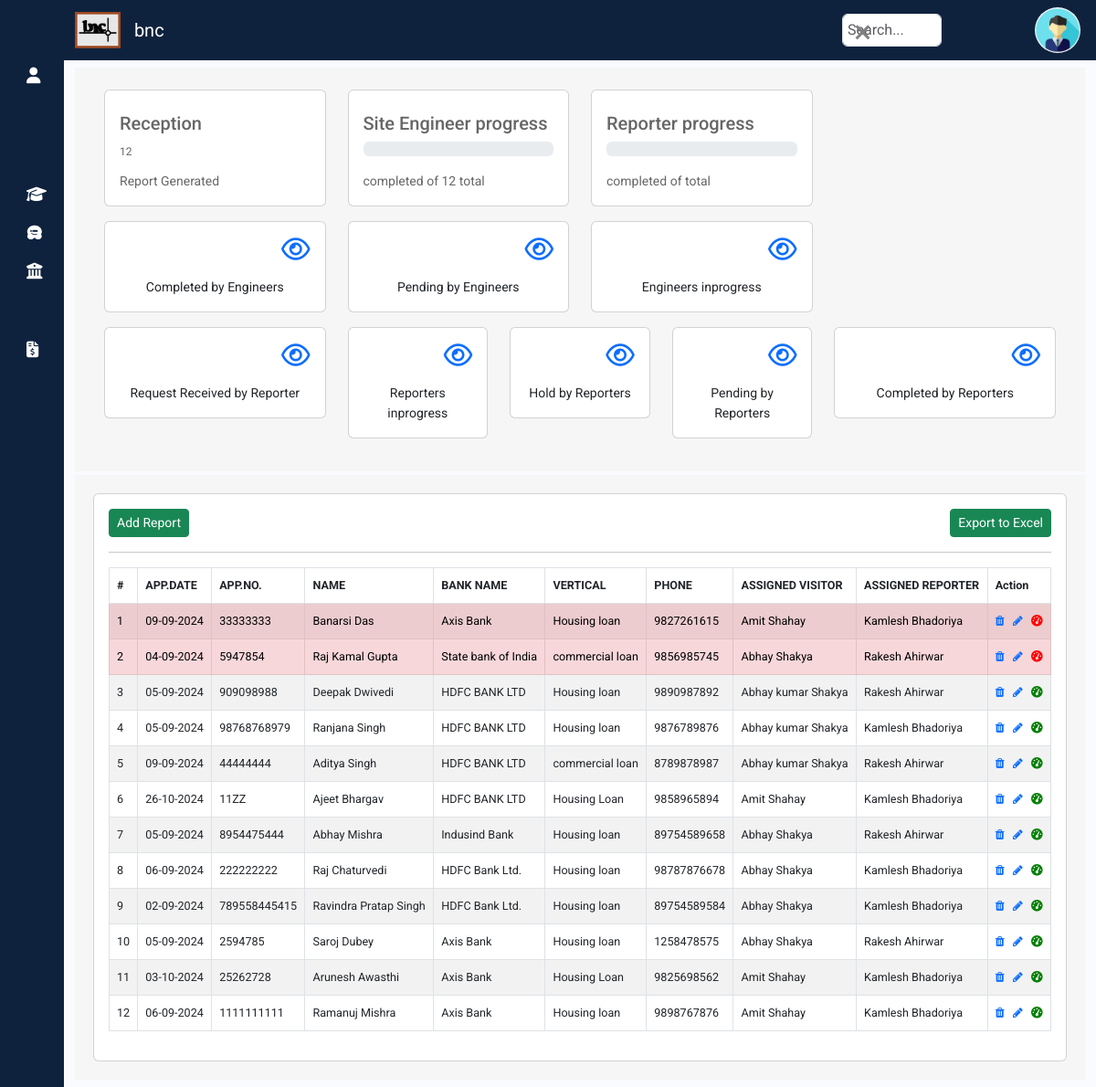
The app's page /reception/receptionhome/ (signed in), older data.
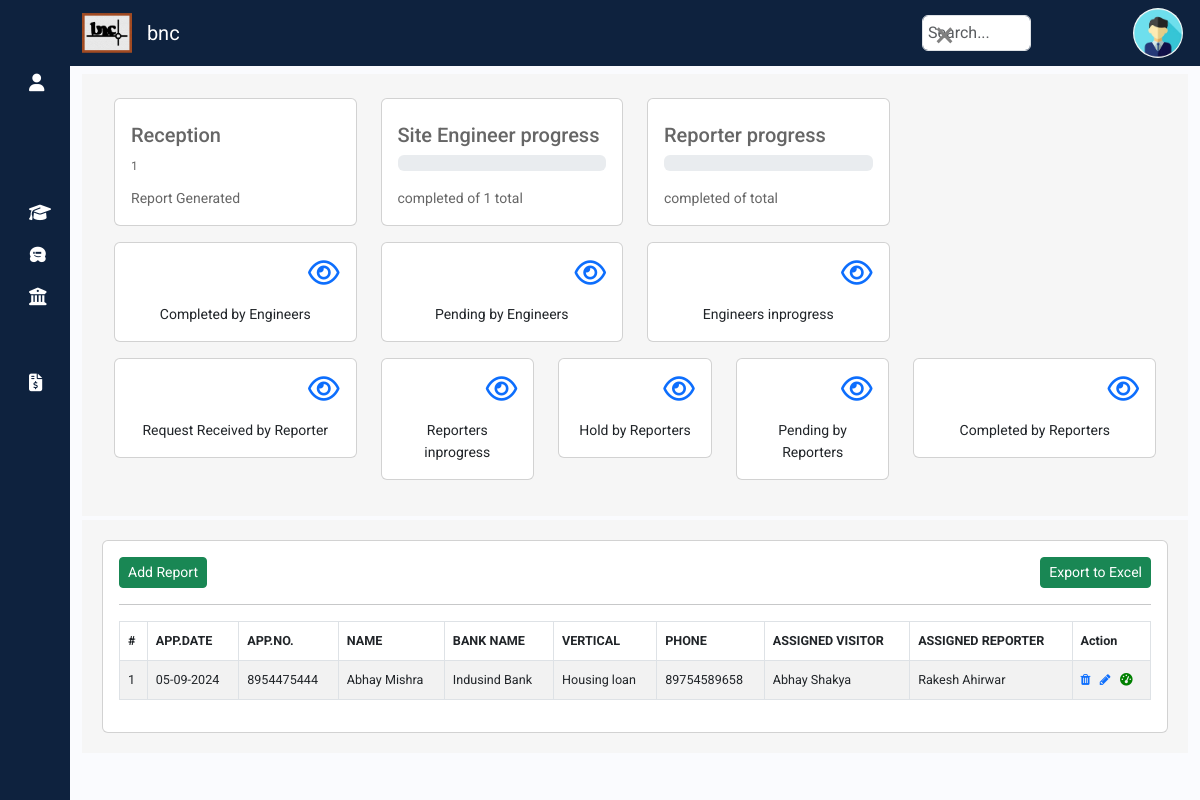
The same page, newer data.
### reception/models.py (models this page shows, shortened)
class ReceptionReport(models.Model):
    applicationdate = models.DateTimeField(null=True)
    applicationnumber = models.CharField(max_length=20,null=True)
    name = models.CharField(max_length=30,null=True)
    bankname = models.CharField(max_length=50,null=True)
    bankid = models.IntegerField(null=True)
    bankvertical = models.CharField(max_length=50,null=True)
    add1 = models.CharField(max_length=100, null=True, default="Gwalior")
    add2 = models.CharField(max_length=100, null=True)
    city = models.CharField(max_length=30, null=True)
    region = models.CharField(max_length=30,null=True)
    zip = models.CharField(max_length=6,null=True)
    country = models.CharField(max_length=20,null=True)
    phonenumber = models.CharField(max_length=10,null=True)
    visitingperson = models.IntegerField(null=True)
    reportperson = models.IntegerField(null=True)
    visitingpersonname = models.CharField(max_length=50,null=True)
    reportpersonname = models.CharField(max_length=50,null=True)
    engineer = models.CharField(max_length=10, null=True)
    reporter = models.CharField(max_length=10, null=True)
    priority = models.BooleanField(default=False)
    engineerholdcause = models.TextField(blank=True, null=True)
    reporterholdcause = models.TextField(null=True, blank=True)
    engid=models.IntegerField(null=True, blank=True)
    repid=models.IntegerField(null=True, blank=True)
    archieved = models.BooleanField(default=False)
    datecreated = models.DateTimeField(auto_now_add=True)
    updated_at = models.DateTimeField(auto_now=True)

### reception/views.py (the view)
# urls.py: path('receptionhome/',views.receptionhome,name='receptionhome'),
@login_required(login_url='login')
def receptionhome(request):
    allreports = ReceptionReport.objects.all()
    context = {
        'api_base_url': settings.API_BASE_URL,
    }
    recpreport=ReceptionReport.objects.all().order_by('-priority','-updated_at')
    totrep=ReceptionReport.objects.all().count()
    user_details = UserDetails.objects.filter(user_email=request.user.email).first()
    if not user_details:
        return HttpResponse('User data does not exist')
    if user_details.role == 'Admin' or user_details.role == 'Reception':
        return render(request,"reception/receptionhome.html",{'recpreports':recpreport,'totrep':totrep,'context':context,'allreports':allreports})
    elif user_details.role == 'Engineer':
        return redirect('/engineer/engineerhome/')
    elif user_details.role == 'Reporter':
        return redirect('/reporter/reporterhome/')

### templates/reception/receptionhome.html (shortened to what the changed rows need)
{% extends "sidebar.html" %}
{% load static %}
{% block content %}
<div class="container-fluid my-2" >
  <div class="container my-1" style="display: block; background: #f6f6f6; padding: 20px 20px 20px;">
  <div class="container my-1">
    <div class="row my-1">
         <div class="col-md-3">
          <div class="card p-3 mb-2 " >
              <div class="mt-2">
                  <div class="mt-2">
                      <div class="progress" style="background-color: white;">
                        <span class="text-center" id="totrecrep" class="circle">{{totrep}}</span>
                      </div>
                  </div>
              </div>
          </div>
      </div>
          <div class="col-md-3">
            <div class="card p-3 mb-2 ">
                <div class="mt-2">
                    <div class="mt-2">
                        <div class="mt-3">  <span class="text2">completed of {{totrep}} total</span>
                        </div>
                    </div>
                </div>
            </div>
        </div>
  </div>
  </div>
  </div>
  <div class="container" style="display:block; background-color:#f6f6f6; padding:20px 20px 20px;">
    <div class="row">
      <div class="col-md-12">
        <div class="card">
          <div class="card-body">
            <table id="receptiontable" class="table table-hover table-striped table-bordered" style="font-size: 90%;">
              <thead>
                <tr>
                  <th scope="col">#</th>
                  <th scope="col">APP.DATE</th>
                  <th scope="col">APP.NO.</th>
                  <th scope="col">NAME</th>
                  <th scope="col">BANK NAME</th>
                  <th scope="col">VERTICAL</th>
                  <th scope="col">PHONE</th>
                  <th scope="col">ASSIGNED VISITOR</th>
                  <th scope="col">ASSIGNED REPORTER</th>
                  <th scope="col">Action</th>
                </tr>
              </thead>
              <tbody>
                {% for recrep in recpreports %}
                  <tr {% if recrep.priority%}  class="table-danger" {%else%} class=""{% endif %}>
                  <td scope="row">{{forloop.counter}}</td>
                  <td >{{recrep.applicationdate|date:"d-m-Y"}}</td>
                  <td >{{recrep.applicationnumber}}</td>
                  <td >{{recrep.name}}</td>
                  <td >{{recrep.bankname}}</td>
                  <td >{{recrep.bankvertical}}</td>
                  <td >{{recrep.phonenumber}}</td>
                  <td >{{recrep.visitingpersonname}}</td>
                  <td >{{recrep.reportpersonname}}</td>
                  <td><a class="recdelete" data-url="{% url 'deletereceptionreport' recrep.id %}" href="/reception/deletereceptionreport/{{recrep.id}}" title="Delete">
                    <i class="fa fa-trash" aria-hidden="true"></i></a>&nbsp;&nbsp;
                    <a href="/reception/updatereceptionreport/{{recrep.id}}" class="" title="Edit">
                      <i class="fa fa-pencil" aria-hidden="true"></i></a>&nbsp;&nbsp;
                    <a class="priorit" data-url="{% url 'recepreportpriority' recrep.id %}" href="#"  {% if recrep.priority%}  style="color: red;" {%else%} style="color: green;"{% endif %} title="Set High Priority">
                      <i class="fa-solid fa-gauge-high" ></i></a>
                  </td>
                  </tr>
                {% endfor %}
              </tbody>
            </table>
          </div>
        </div>
      </div>
    </div>
  </div>
</div>
{% endblock %}

Row changes from the older to the newer data that the page shows:
removed ReceptionReport: applicationdate "09-09-2024", applicationnumber "33333333", name "Banarsi Das", bankname "Axis Bank", bankvertical "Housing loan", phonenumber "9827261615", visitingpersonname "Amit Shahay", reportpersonname "Kamlesh Bhadoriya", priority True (drawn)
removed ReceptionReport: applicationdate "04-09-2024", applicationnumber "5947854", name "Raj Kamal Gupta", bankname "State bank of India", bankvertical "commercial loan", phonenumber "9856985745", visitingpersonname "Abhay Shakya", reportpersonname "Rakesh Ahirwar", priority True (drawn)
removed ReceptionReport: applicationdate "05-09-2024", applicationnumber "909098988", name "Deepak Dwivedi", bankname "HDFC BANK LTD", bankvertical "Housing loan", phonenumber "9890987892", visitingpersonname "Abhay kumar Shakya", reportpersonname "Rakesh Ahirwar"
removed ReceptionReport: applicationdate "05-09-2024", applicationnumber "98768768979", name "Ranjana Singh", bankname "HDFC BANK LTD", bankvertical "Housing loan", phonenumber "9876789876", visitingpersonname "Abhay kumar Shakya", reportpersonname "Kamlesh Bhadoriya"
removed ReceptionReport: applicationdate "09-09-2024", applicationnumber "44444444", name "Aditya Singh", bankname "HDFC BANK LTD", bankvertical "commercial loan", phonenumber "8789878987", visitingpersonname "Abhay kumar Shakya", reportpersonname "Rakesh Ahirwar"
removed ReceptionReport: applicationdate "26-10-2024", applicationnumber "11ZZ", name "Ajeet Bhargav", bankname "HDFC BANK LTD", bankvertical "Housing Loan", phonenumber "9858965894", visitingpersonname "Amit Shahay", reportpersonname "Kamlesh Bhadoriya"
removed ReceptionReport: applicationdate "06-09-2024", applicationnumber "222222222", name "Raj Chaturvedi", bankname "HDFC Bank Ltd.", bankvertical "Housing loan", phonenumber "98787876678", visitingpersonname "Abhay Shakya", reportpersonname "Kamlesh Bhadoriya"
removed ReceptionReport: applicationdate "02-09-2024", applicationnumber "789558445415", name "Ravindra Pratap Singh", bankname "HDFC Bank Ltd.", bankvertical "Housing loan", phonenumber "89754589584", visitingpersonname "Abhay Shakya", reportpersonname "Kamlesh Bhadoriya"
removed ReceptionReport: applicationdate "05-09-2024", applicationnumber "2594785", name "Saroj Dubey", bankname "Axis Bank", bankvertical "Housing loan", phonenumber "1258478575", visitingpersonname "Abhay Shakya", reportpersonname "Rakesh Ahirwar"
removed ReceptionReport: applicationdate "03-10-2024", applicationnumber "25262728", name "Arunesh Awasthi", bankname "Axis Bank", bankvertical "Housing Loan", phonenumber "9825698562", visitingpersonname "Amit Shahay", reportpersonname "Kamlesh Bhadoriya"
removed ReceptionReport: applicationdate "06-09-2024", applicationnumber "1111111111", name "Ramanuj Mishra", bankname "Axis Bank", bankvertical "Housing loan", phonenumber "9898767876", visitingpersonname "Amit Shahay", reportpersonname "Kamlesh Bhadoriya"
Text that changed along with them:
{{ totrep }}: "12" → "1"
